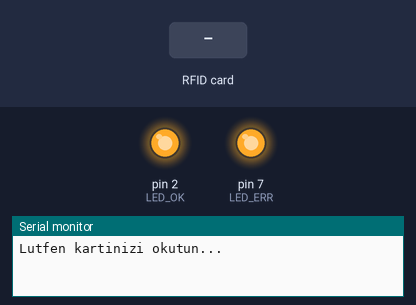
A sketch run on a simulated Arduino Uno, built with avr-gcc and run on an emulated ATmega328P. Parts: output pins drawn as LEDs (lit = HIGH), the last lines printed to the serial monitor. Inputs (shaded band) come from the test bench. Pins used as bus, display or sensor lines are not drawn.

Above: at 1.2 s.
1.3 s: RFID card A5 4F BD 02 held to the reader
At 1.8 s:
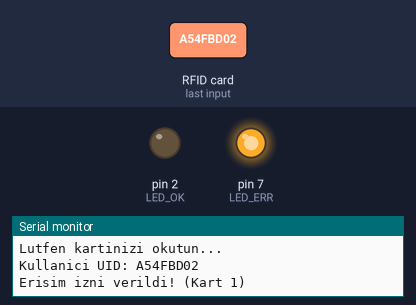
4.3 s: RFID card 5E 7A 19 C4 held to the reader
At 5.5 s:
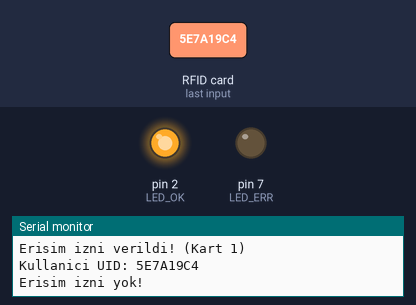
7.3 s: RFID card 0A 9E 4D C4 held to the reader
At 8.0 s:
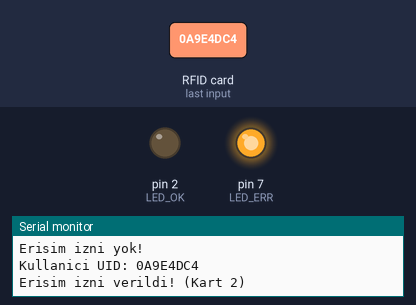
Timing chart, 0 to 10.8 s (numbered marks = the images above; inputs shaded):
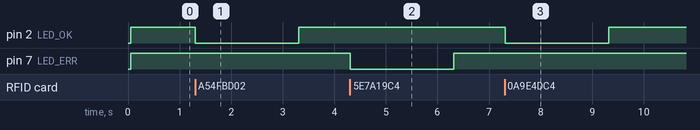

The sketch:

sketch_oct2a.ino
```cpp
#include <SPI.h>       // SPI haberleşmesi için gerekli kütüphane
#include <MFRC522.h>   // RC522 RFID modülünü kontrol etmek için kütüphane

// RC522 modülünün Arduino UNO üzerindeki bağlantı pinleri
#define SS_PIN   10     // RC522 modülündeki SDA (Slave Select) pini Arduino D10'a bağlı
#define RST_PIN  9      // RC522 modülündeki RST (Reset) pini Arduino D9'a bağlı

// RC522 nesnesi oluşturulur - SS ve RST pinleri belirtilir
MFRC522 rfid(SS_PIN, RST_PIN);

// LED pinleri (görsel geri bildirim için)
#define LED_OK   2      // Yeşil LED - yetkili kartta yanacak
#define LED_ERR  7      // Kırmızı LED - yetkisiz kartta yanacak

// LED bağlantı tipi: SINK bağlantı (LOW = yanar, HIGH = söner)
#define LED_ON   LOW
#define LED_OFF  HIGH

// --------------------------------------------------------------
// Kartın UID'sini (benzersiz kimlik numarasını) HEX formatına çeviren fonksiyon
// RC522'den gelen UID verisi byte dizisidir; bunu okunabilir HEX stringe dönüştürür.
// --------------------------------------------------------------
String uidHex(const MFRC522::Uid* uid) {
  String s;
  for (byte i = 0; i < uid->size; i++) {       // UID kaç byte ise döngü o kadar çalışır
    if (uid->uidByte[i] < 0x10) s += "0";      // Tek haneli HEX değerlerin başına "0" eklenir (örnek: 0A)
    s += String(uid->uidByte[i], HEX);         // Byte değeri HEX stringe çevrilir ve stringe eklenir
  }
  s.toUpperCase();                             // Tüm harfleri büyük harfe çevirir (örnek: a54fbd02 → A54FBD02)
  return s;                                    // Dönüştürülmüş HEX string geri döndürülür
}

// --------------------------------------------------------------
// setup() fonksiyonu: Arduino açıldığında sadece 1 kez çalışır
// --------------------------------------------------------------
void setup() {
  Serial.begin(9600);     // Bilgisayarla seri haberleşme başlatılır (9600 baud hızında)
  SPI.begin();            // SPI protokolü başlatılır (MOSI, MISO, SCK pinleri etkinleşir)
  rfid.PCD_Init();        // RC522 modülü başlatılır

  // LED pinleri çıkış olarak ayarlanır
  pinMode(LED_OK, OUTPUT);
  pinMode(LED_ERR, OUTPUT);

  // LED'ler başlangıçta kapalı hale getirilir
  digitalWrite(LED_OK, LED_OFF);
  digitalWrite(LED_ERR, LED_OFF);

  // Kullanıcıya bilgi mesajı yazdırılır
  Serial.println(F("Lutfen kartinizi okutun..."));
}

// --------------------------------------------------------------
// loop() fonksiyonu: Arduino sürekli döngü halinde bu kısmı çalıştırır
// --------------------------------------------------------------
void loop() {
  // Yeni bir kart algılanmamışsa döngü başa döner
  if (!rfid.PICC_IsNewCardPresent())  return;

  // Kart algılandı ama okunamadıysa döngü başa döner
  if (!rfid.PICC_ReadCardSerial())    return;

  // Kartın UID'si alınır ve okunabilir stringe çevrilir
  String uid = uidHex(&rfid.uid);

  // Kartın UID'si Seri Monitör'e yazdırılır
  Serial.print(F("Kullanici UID: "));
  Serial.println(uid);

  // ---------------------------------------------------------
  // IF - ELSE yapısı ile kartın yetkili olup olmadığını kontrol et
  // ---------------------------------------------------------
  if (uid == "A54FBD02") {                  // 1. yetkili kart UID'si
    Serial.println(F("Erisim izni verildi! (Kart 1)")); // Ekrana mesaj yaz
    digitalWrite(LED_OK, LED_ON);           // Yeşil LED yanar
    digitalWrite(LED_ERR, LED_OFF);         // Kırmızı LED söner
  }
  else if (uid == "0A9E4DC4") {             // 2. yetkili kart UID'si
    Serial.println(F("Erisim izni verildi! (Kart 2)"));
    digitalWrite(LED_OK, LED_ON);           // Yeşil LED yanar
    digitalWrite(LED_ERR, LED_OFF);
  }
  else {                                    // Diğer tüm kartlar (yetkisiz)
    Serial.println(F("Erisim izni yok!"));  // Yetkisiz uyarısı
    digitalWrite(LED_OK, LED_OFF);          // Yeşil LED söner
    digitalWrite(LED_ERR, LED_ON);          // Kırmızı LED yanar
  }

  // LED'lerin 2 saniye açık kalmasını sağla
  delay(2000);

  // LED'leri kapat
  digitalWrite(LED_OK, LED_OFF);
  digitalWrite(LED_ERR, LED_OFF);

  // RFID modülünü kartla iletişimi kesmesi için bilgilendir
  rfid.PICC_HaltA();        // Kart okuma işlemini durdurur
  rfid.PCD_StopCrypto1();   // Şifreleme işlemini kapatır (modül güvenli kapanır)
}
```

Measured:
- after the input at 1.3 s, pin 2 (LED_OK): HIGH → LOW at once, → HIGH 2.0 s later
- after the input at 4.3 s, pin 7 (LED_ERR): HIGH → LOW at once, → HIGH 2.0 s later
- after the input at 7.3 s, pin 2 (LED_OK): HIGH → LOW at once, → HIGH 2.0 s later
